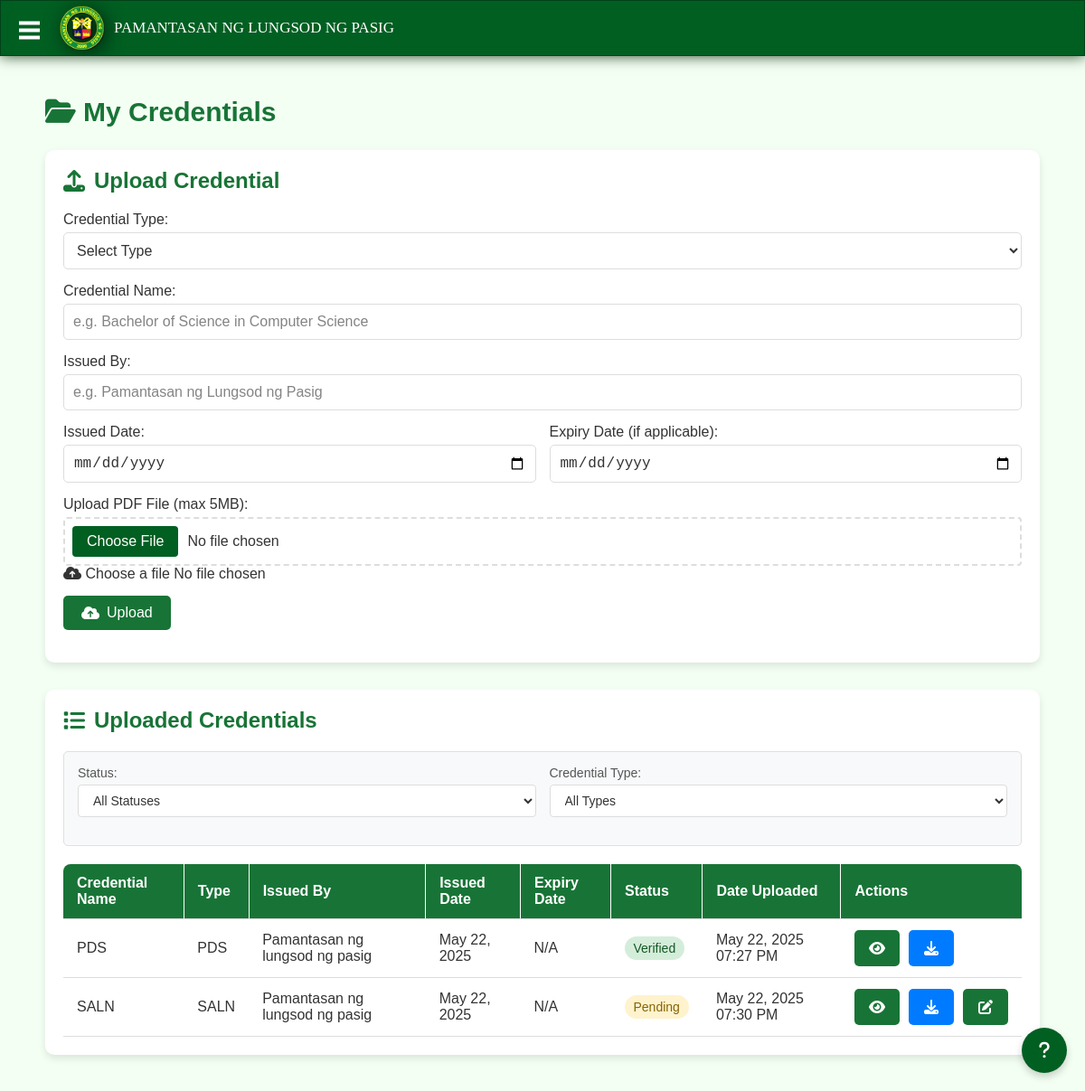
Page /auth_2/credentials.php (signed in) on the committed database.
### tables this page shows
CREATE TABLE `credentials` (
  `credential_id` int(11) NOT NULL,
  `faculty_id` varchar(11) NOT NULL,
  `credential_type` enum('PDS','SALN','TOR','Diploma','Certificates','Evaluation') NOT NULL,
  `credential_name` varchar(150) NOT NULL,
  `issued_by` varchar(150) NOT NULL,
  `issued_date` date NOT NULL,
  `expiry_date` date DEFAULT NULL,
  `file_path` varchar(255) NOT NULL,
  `uploaded_at` timestamp NOT NULL DEFAULT current_timestamp() ON UPDATE current_timestamp(),
  `verified_at` timestamp NULL DEFAULT NULL,
  `status` enum('Pending','Verified','Rejected') NOT NULL DEFAULT 'Pending',
  `reason` text DEFAULT NULL
);

### auth_2/credentials.php (the view, shortened to what this page needs)
<?php
require_once '../db_connection.php';
$faculty_id = $_SESSION['faculty_id'];
$credentials = [];
$query = "SELECT * FROM credentials WHERE faculty_id = ?";
$params = [$faculty_id];
$types = "s";
$query .= " ORDER BY issued_date DESC";
try {
    $stmt = $conn->prepare($query);
    $stmt->bind_param($types, ...$params);
    $stmt->execute();
    $result = $stmt->get_result();
    $credentials = $result->fetch_all(MYSQLI_ASSOC);
} catch (Exception $e) {
    $error = "Database error: " . $e->getMessage();
}
?>
<html lang="en">
<head>
    <link rel="stylesheet" href="../css/faculty_style.css?v=<?php echo time(); ?>"/>
    <link rel="stylesheet" href="../css/credentials.css?v=<?php echo time(); ?>">
    <link rel="stylesheet" href="../css/help.css?v=<?php echo time(); ?>">
    <link rel="stylesheet" href="../css/themes.css?v=<?php echo time(); ?>">
    <link rel="stylesheet" href="https://cdnjs.cloudflare.com/ajax/libs/font-awesome/6.4.0/css/all.min.css">
</head>
<body>
    <div class="header">
        <div class="logo-section">
            <img src="../images/logo.png" alt="Logo">
            <div class="title">PAMANTASAN NG LUNGSOD NG PASIG</div>
            <button class="hamburger" onclick="toggleMenu()">
                <div id="bar1" class="bar"></div>
                <div id="bar2" class="bar"></div>
                <div id="bar3" class="bar"></div>
            </button>
        </div>
    </div>
    <div class="main-content">
        <div class="header-content">
            <h2><i class="fas fa-folder-open"></i> My Credentials</h2>
        </div>
        <div class="card upload-card">
            <h2><i class="fas fa-upload"></i> Upload Credential</h2>
            <form action="credentials.php" method="POST" enctype="multipart/form-data">
                <div class="form-group">
                    <label for="credential_type">Credential Type:</label>
                    <select id="credential_type" name="credential_type" required>
                        <option value="">Select Type</option>
                    </select>
                </div>
                <div class="form-group">
                    <label for="credential_name">Credential Name:</label>
                    <input type="text" id="credential_name" name="credential_name" placeholder="e.g. Bachelor of Science in Computer Science" required>
                </div>
                <div class="form-group">
                    <label for="issued_by">Issued By:</label>
                    <input type="text" id="issued_by" name="issued_by" placeholder="e.g. Pamantasan ng Lungsod ng Pasig" required>
                </div>
                <div class="form-row">
                    <div class="form-group">
                        <label for="issued_date">Issued Date:</label>
                        <input type="date" id="issued_date" name="issued_date" max="<?php echo date('Y-m-d'); ?>" required>
                    </div>
                    <div class="form-group">
                        <label for="expiry_date">Expiry Date (if applicable):</label>
                        <input type="date" id="expiry_date" name="expiry_date">
                    </div>
                </div>
                <div class="form-group file-upload">
                    <label for="credential_file">Upload PDF File (max 5MB):</label>
                    <div class="file-upload-wrapper">
                        <input type="file" id="credential_file" name="credential_file" accept=".pdf" required>
                        <label for="credential_file" class="file-upload-label">
                            <i class="fas fa-cloud-upload"></i>
                            <span class="file-upload-text">Choose a file</span>
                            <span class="file-upload-filename" id="file-name">No file chosen</span>
                        </label>
                    </div>
                </div>
                <button type="submit" class="btn-upload"><i class="fas fa-cloud-upload"></i> Upload</button>
            </form>
        </div>
        <div class="card list-card">
            <h2><i class="fas fa-list"></i> Uploaded Credentials</h2>
            <div class="filters">
                <form method="GET" class="filter-form">
                    <div class="filter-row">
                        <div class="filter-group">
                            <label for="status_filter">Status:</label>
                            <select id="status_filter" name="status" onchange="this.form.submit()">
                                <option value="">All Statuses</option>
                            </select>
                        </div>
                        <div class="filter-group">
                            <label for="credential_type_filter">Credential Type:</label>
                            <select id="credential_type_filter" name="credential_type" onchange="this.form.submit()">
                                <option value="">All Types</option>
                            </select>
                        </div>
                    </div>
                </form>
            </div>
            <?php if (empty($credentials)): ?>
                <div class="empty-state">
                    <i class="fas fa-folder-open"></i>
                    <p>No credentials found matching your criteria.</p>
                </div>
            <?php else: ?>
                <div class="table-responsive">
                    <table>
                        <thead>
                            <tr>
                                <th>Credential Name</th>
                                <th>Type</th>
                                <th>Issued By</th>
                                <th>Issued Date</th>
                                <th>Expiry Date</th>
                                <th>Status</th>
                                <th>Date Uploaded</th>
                                <th>Actions</th>
                            </tr>
                        </thead>
                        <tbody>
                            <?php foreach ($credentials as $credential): ?>
                                <tr data-id="<?php echo $credential['credential_id']; ?>">
                                    <td><?php echo htmlspecialchars($credential['credential_name']); ?></td>
                                    <td><?php echo htmlspecialchars($credential['credential_type']); ?></td>
                                    <td><?php echo htmlspecialchars($credential['issued_by']); ?></td>
                                    <td><?php echo date('M d, Y', strtotime($credential['issued_date'])); ?></td>
                                    <td><?php echo $credential['expiry_date'] ? date('M d, Y', strtotime($credential['expiry_date'])) : 'N/A'; ?></td>
                                    <td>
                                        <span class="status-badge <?php echo strtolower($credential['status']); ?>">
                                            <?php echo htmlspecialchars($credential['status']); ?>
                                        </span>
                                    </td>
                                    <td><?php echo date('M d, Y h:i A', strtotime($credential['uploaded_at'])); ?></td>
                                    <td class="actions">
                                        <a href="<?php echo $credential['file_path']; ?>" target="_blank" class="btn-view" title="View"><i class="fas fa-eye"></i></a>
                                        <a href="<?php echo $credential['file_path']; ?>" download class="btn-download" title="Download"><i class="fas fa-download"></i></a>
                                        <?php if ($credential['status'] === 'Pending' || $credential['status'] === 'Rejected'): ?>
                                            <a href="#" class="btn-edit" title="Edit" onclick="openEditModal(<?php echo $credential['credential_id']; ?>)"><i class="fas fa-edit"></i></a>
                                        <?php endif; ?>
                                    </td>
                                </tr>
                            <?php endforeach; ?>
                        </tbody>
                    </table>
                </div>
            <?php endif; ?>
        </div>
    </div>
    <?php include 'help.php'; ?>
</body>
</html>

### css/faculty_style.css (style rules this page uses)
body { margin: 0; font-family: "Trebuchet MS", sans-serif; background-color: #eff9ee; background-size: cover; background-position: center; background-repeat: no-repeat; background-attachment: fixed; margin-left: 30px; margin-right: 30px; min-height: 100vh; background: #f4fff4; color: #187436; height: 100vh; }
.header { display: flex; align-items: center; padding: 15px 15px; background-color: #007c2c; color: white; height: 30px; overflow: hidden; border: 1px solid #024117; box-shadow: 0px 0px 15px rgb(39, 70, 39), 0px 0px 10px #015f22 inset; margin-left: -30px; margin-right: -30px; top: 0; z-index: 100; }
.main-content { margin-top: 15px; padding: 0 10px; }
.logo-section { display: flex; align-items: center; }
.logo-section img { height: 50px; margin: 0 10px; margin-right: 10px; margin-left: 50px; filter: drop-shadow(3px 3px 10px rgba(0, 0, 0, 0.7)); }
.title { font-size: 17px; font-family: 'Trebuchet MS'; }
a, button { cursor: pointer; }
.hamburger, .bar { position: absolute; }
.hamburger { display: block; top: 4vh; left: 15px; width: 23px; height: 23px; transform: translateY(-50%); border: 0; background: 0 0; z-index: 1100; pointer-events: auto; }
.bar { top: 3px; background: #fff; width: 100%; height: 4px; transition: all .3s ease; }
#bar2 { top: 11px; }
#bar3 { top: 19px; }

### css/credentials.css (style rules this page uses)
.main-content { padding: 20px; margin: auto; max-width: 1300px; transition: margin-left 0.3s; }
.header-content { color: #187436; font-size: 20px; }
.card { background: white; border-radius: 10px; box-shadow: 0 4px 8px rgba(0, 0, 0, 0.1); padding: 20px; margin-bottom: 20px; }
.upload-card { margin-bottom: 30px; }
.card h2 { margin-top: 0; color: #187436; display: flex; align-items: center; gap: 10px; }
.card h2 i { color: #187436; }
.form-group { margin-bottom: 15px; }
.form-group label { display: block; margin-bottom: 5px; font-weight: 500; }
.form-group input, .form-group select { width: 100%; padding: 10px; border: 1px solid #ddd; border-radius: 5px; font-size: 16px; }
.form-row { display: flex; gap: 15px; }
.form-row .form-group { flex: 1; }
.btn-upload { background-color: #187436; color: white; border: none; padding: 10px 20px; border-radius: 5px; cursor: pointer; font-size: 16px; display: flex; align-items: center; gap: 8px; transition: background-color 0.3s; }
.table-responsive { overflow-x: auto; }
table { width: 100%; border-collapse: collapse; }
th, td { padding: 12px 15px; text-align: left; border-bottom: 1px solid #ddd; }
thead th { background-color: #187436; color: white; font-weight: 600; position: relative; }
thead th:first-child { border-top-left-radius: 8px; }
thead th:last-child { border-top-right-radius: 8px; }
thead th:not(:last-child) { border-right: 1px solid #ffffff; }
.status-badge { padding: 5px 10px; border-radius: 20px; font-size: 14px; font-weight: 500; }
.status-badge.pending { background-color: #fff3cd; color: #856404; }
.status-badge.verified { background-color: #d4edda; color: #155724; }
.actions { display: flex; gap: 10px; }
.btn-view, .btn-edit, .btn-download { padding: 5px 10px; border-radius: 5px; color: white; text-decoration: none; display: inline-flex; align-items: center; justify-content: center; width: 30px; height: 30px; }
.btn-view, .btn-edit { background-color: #187436; }
.btn-download { background-color: #007bff; }
.filters { margin-bottom: 20px; padding: 15px; border-radius: 5px; }
.filter-form { width: 100%; }
.filter-row { display: flex; gap: 15px; align-items: flex-end; }
.filter-group { flex: 1; min-width: 120px; }
.filter-group label { display: block; margin-bottom: 5px; font-weight: 500; color: #555; font-size: 14px; }
.filter-group select { width: 100%; padding: 8px 12px; border: 1px solid #ddd; border-radius: 4px; background-color: white; font-size: 14px; color: #333; transition: border-color 0.3s; }

### rows in the picture
credentials: credential_name "PDS", credential_type "PDS", issued_by "Pamantasan ng lungsod ng pasig", issued_date "May 22, 2025", shows "N/A", status "Verified", uploaded_at "May 22, 2025 07:27 PM"
credentials: credential_name "SALN", credential_type "SALN", issued_by "Pamantasan ng lungsod ng pasig", issued_date "May 22, 2025", shows "N/A", status "Pending", uploaded_at "May 22, 2025 07:30 PM"
